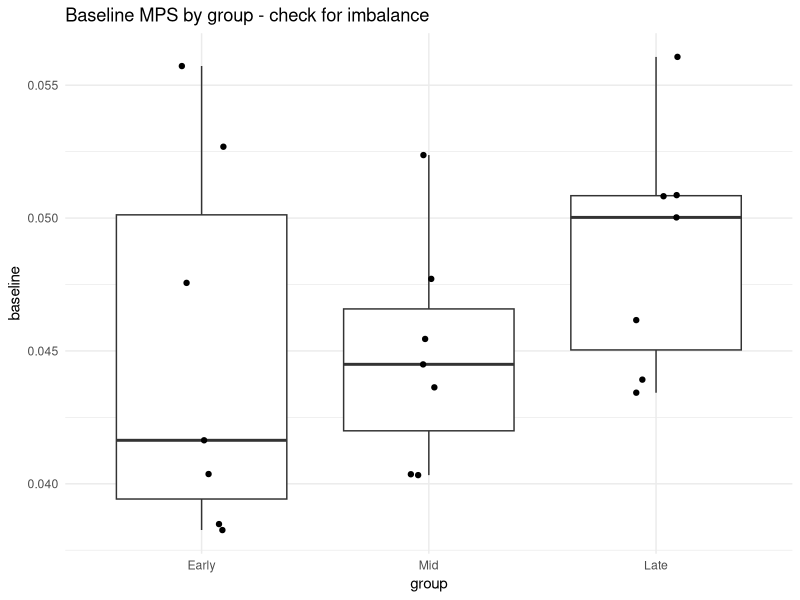
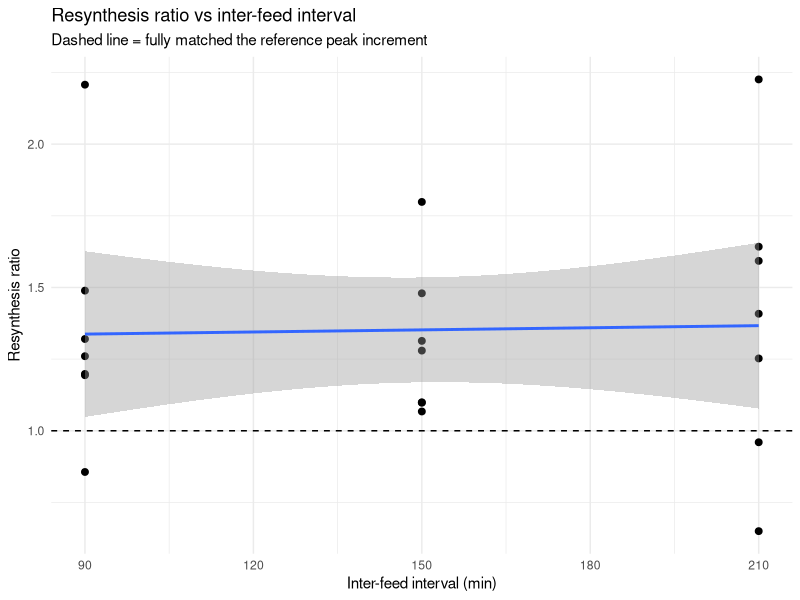
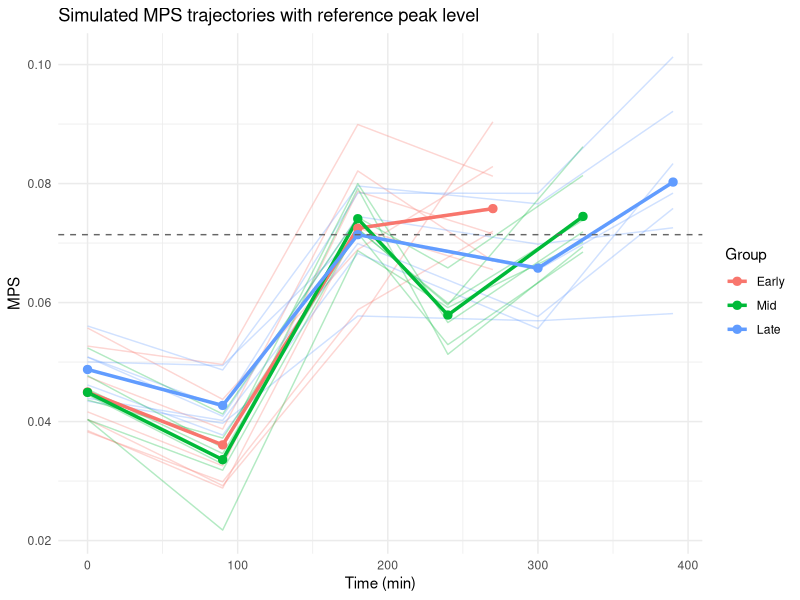

Recreate these plots in R, in order.
# ============================================================
# Refined resynthesis ratio template
# ------------------------------------------------------------
# Accounts for two things revealed by the real trajectory data:
#
# 1. PEAK WINDOW CONTAMINATION
#    The 90-180 min window is only a clean, uncontaminated
#    single-feed peak for the group whose refeed happens AFTER
#    it closes. In this design that's the Late group (refeed at
#    210 min). Early (refeed @ 90) and Mid (refeed @ 150) have
#    their 90-180 min reading contaminated by their own refeed,
#    so their "peak" values aren't trustworthy on their own -
#    the reference peak increment is borrowed from Late instead.
#
# 2. POST-REFEED LAG
#    The post-refeed response doesn't appear immediately either
#    (mirrors the same lag seen after the first feed) - so the
#    LATER post-refeed window (90-180 min after each subject's
#    own refeed) is used as the resynthesis value, not the
#    immediate one (0-90 min after refeed), which may understate
#    the fully-developed response.
#
# Time structure per group (mirrors the real data):
#   Early (refeed @ 90):  measured at 0, 90, 180, 270
#   Mid   (refeed @ 150): measured at 0, 90, 180, 240, 330
#   Late  (refeed @ 210): measured at 0, 90, 180, 300, 390
# ============================================================

library(dplyr)
library(tidyr)
library(ggplot2)

set.seed(123)

# ============================================================
# 1. SIMULATE EXAMPLE DATA
# ============================================================

groups <- tibble::tibble(
  group      = c("Early", "Mid", "Late"),
  IFI        = c(90, 150, 210),
  post1_time = IFI + 90,   # first post-refeed window (0-90 min post-refeed)
  post2_time = IFI + 180   # later post-refeed window (90-180 min post-refeed)
)

n_per_group <- 7

simulate_subject <- function(group_name) {

  baseline <- rnorm(1, 0.045, 0.006)
  dip <- baseline - abs(rnorm(1, 0.010, 0.004))

  # "true" undisturbed single-feed peak increment - same underlying
  # biology for everyone, but only Late's measurement of it is clean
  true_peak_increment <- rnorm(1, 0.025, 0.006)

  # how much of the natural single-feed rise had already happened
  # by the time each group's own refeed occurred
  fraction_realised <- switch(group_name,
                               Early = runif(1, 0.55, 0.75),
                               Mid   = runif(1, 0.80, 0.95),
                               Late  = 1)

  refeed_bump <- rnorm(1, 0.010, 0.004)

  peak_window <- if (group_name == "Late") {
    baseline + true_peak_increment + rnorm(1, 0, 0.003)      # clean
  } else {
    baseline + true_peak_increment * fraction_realised +
      refeed_bump + rnorm(1, 0, 0.004)                       # contaminated
  }

  # post-refeed lag: post1 captures only part of the eventual rise
  resynthesis_increment <- rnorm(1, 0.030, 0.007)

  if (group_name == "Early") {
    # Early's refeed occurs exactly at the start of the 90-180 min
    # window, so peak_window and post1 are literally the same
    # single measurement, not two independent ones - matches the
    # real design where Early only has 4 distinct windows, not 5
    post1 <- peak_window
  } else {
    post1 <- baseline + resynthesis_increment * runif(1, 0.35, 0.55) +
      rnorm(1, 0, 0.004)
  }
  post2 <- baseline + resynthesis_increment + rnorm(1, 0, 0.004)

  tibble::tibble(baseline, dip, peak_window, post1, post2,
                 true_peak_increment)  # kept for checking the sim only -
                                       # you won't have this in real data
}

sim_list <- list()
for (g in seq_len(nrow(groups))) {
  grp <- groups$group[g]
  ifi <- groups$IFI[g]
  for (i in 1:n_per_group) {
    row <- simulate_subject(grp)
    row$subject <- paste0(grp, i)
    row$group <- grp
    row$IFI <- ifi
    sim_list[[length(sim_list) + 1]] <- row
  }
}

sim <- bind_rows(sim_list) %>%
  left_join(groups %>% select(group, post1_time, post2_time), by = "group") %>%
  mutate(group = factor(group, levels = c("Early", "Mid", "Late")))

# ============================================================
# 2. SANITY CHECK: are baselines comparable across groups?
# worth checking before borrowing a peak reference from one
# group and applying it to the others
# ============================================================

summary(aov(baseline ~ group, data = sim))
kruskal.test(baseline ~ group, data = sim)

ggplot(sim, aes(x = group, y = baseline)) +
  geom_boxplot() +
  geom_jitter(width = 0.1) +
  labs(title = "Baseline MPS by group - check for imbalance") +
  theme_minimal()

# ============================================================
# 3. REFERENCE PEAK INCREMENT
# borrowed from the one group with an uncontaminated peak window
# change reference_group if your own data means a different
# group is the clean one
# ============================================================

reference_group <- "Late"

ref_peak_increment <- sim %>%
  filter(group == reference_group) %>%
  summarise(ref = mean(peak_window - baseline)) %>%
  pull(ref)

ref_peak_increment

# ============================================================
# 4. RESYNTHESIS RATIO
# uses the LATER post-refeed window (post2) and each subject's
# own baseline - NOT each group's own (possibly contaminated)
# peak_window value
# ============================================================

sim <- sim %>%
  mutate(
    own_increment     = post2 - baseline,
    resynthesis_ratio = own_increment / ref_peak_increment
  )

sim %>%
  select(subject, group, IFI, baseline, peak_window, post1, post2,
         own_increment, resynthesis_ratio)

# ============================================================
# 5. VISUAL CHECKS
# ============================================================

ggplot(sim, aes(x = IFI, y = resynthesis_ratio)) +
  geom_point(size = 2) +
  geom_smooth(method = "lm", se = TRUE) +
  geom_hline(yintercept = 1, linetype = "dashed") +
  labs(x = "Inter-feed interval (min)", y = "Resynthesis ratio",
       title = "Resynthesis ratio vs inter-feed interval",
       subtitle = "Dashed line = fully matched the reference peak increment") +
  theme_minimal()

traj_long <- sim %>%
  select(subject, group, IFI, baseline, dip, peak_window, post1, post2,
         post1_time, post2_time) %>%
  pivot_longer(cols = c(baseline, dip, peak_window, post1, post2),
               names_to = "window", values_to = "MPS") %>%
  mutate(time = case_when(
    window == "baseline"    ~ 0,
    window == "dip"         ~ 90,
    window == "peak_window" ~ 180,
    window == "post1"       ~ post1_time,
    window == "post2"       ~ post2_time
  ))

ref_peak_level <- ref_peak_increment + mean(sim$baseline[sim$group == reference_group])

ggplot(traj_long, aes(x = time, y = MPS, color = group, group = subject)) +
  geom_line(alpha = 0.3) +
  stat_summary(aes(group = group), fun = mean, geom = "line", linewidth = 1.2) +
  stat_summary(aes(group = group), fun = mean, geom = "point", size = 2.5) +
  geom_hline(yintercept = ref_peak_level, linetype = "dashed", color = "grey40") +
  labs(x = "Time (min)", y = "MPS", color = "Group",
       title = "Simulated MPS trajectories with reference peak level") +
  theme_minimal()

# ============================================================
# 6. PRIMARY ANALYSIS
# ============================================================

m_ifi <- lm(resynthesis_ratio ~ IFI, data = sim)
summary(m_ifi)
confint(m_ifi)

kruskal.test(resynthesis_ratio ~ group, data = sim)
summary(aov(resynthesis_ratio ~ group, data = sim))

# sensitivity check: does controlling for baseline directly
# (rather than the ratio) change the picture?
summary(lm(post2 ~ baseline + IFI, data = sim))

# ============================================================
# To bring plasma AA back in (from the earlier AUC/rmcorr work):
# merge AA_at_refeed / post_AA_iAUC onto this `sim` data frame by
# subject, then correlate them against resynthesis_ratio exactly
# as in resynthesis_analysis_template.R
# ============================================================
